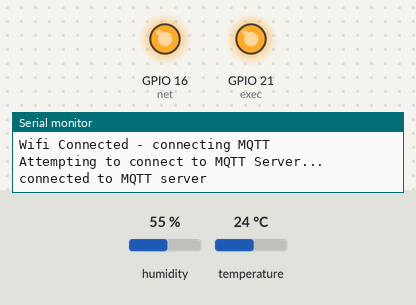
A sketch run on a simulated ESP32. Parts: output pins drawn as LEDs (lit = HIGH), the last lines printed to the serial monitor. The inputs (shaded band) are chosen by the test bench; at power-on: humidity 55 %, temperature 24 °C. WiFi joins after 1.5 s; servers stay silent unless stated; no MQTT or app messages arrive unless stated; pins used as bus, display or sensor lines are not drawn. At 17.2 s the program restarts the board; the recording ends there.

Above: at 2.3 s.
At 7.3 s:
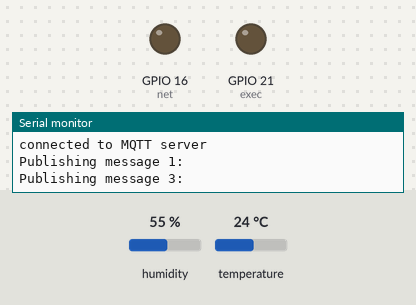
Timing chart, 0 to 8.8 s (numbered marks = the images above):
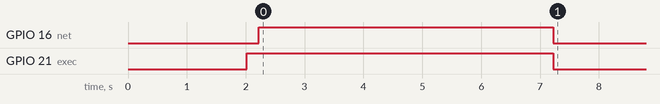

The sketch:

plant_monitor.ino
```cpp
#include <DHT.h>
#include <DHT_U.h>
#include <time.h>
#include <WiFi.h>
#include <PubSubClient.h>

// ======YOU NEED TO CHANGE THIS SECTION TO MATCH YOUR NETWORK!!======================
// The SSID (name) of the Wi-Fi network you want to connect to
const char* ssid     = "International_House_of_Corgi_24";
// The password of the Wi-Fi network
const char* password = "ElwoodIsBigAndFat";
// The target mqtt server - in theory this is your Raspberry Pi IP address, but can be whatever you are using
const char* mqtt_server = "192.168.1.210";
// The client ID of this collector - unique to this collector but just an ID for MQTT to use
String clientId = "GP1";
// ======================================================================================

//our sensor is DHT11 type
//creates an instance of DHT sensor
#define DHTPIN 17
#define DHTTYPE DHT11
DHT dht(DHTPIN, DHTTYPE);

//Define the pins for the LED indicators and the light sensor
const int power = 22;
const int exec = 21;
const int net = 16;
const int light = 36;
const int probe = 34;
// define the wait time beteen readings (miliseconds) - the max value for this is 2147483647 which is roughly 25 days
// realistically a reading every 4 hours (14400000) for an outdoor garden
// or 8 hours (28800000) for a potted plant is probably fine - by default the interval is 10 seconds. This is far too short
// and once you are satisfied with the readings you should for sure change it.
const int timer_value = 10000;

// everything text-related in C++ uses character arrays
// <sarcasm>because strings weren't challenging enough...</sarcasm>
char data0[50]; //Will hold the soil moisture data
char data1[50]; //will hold "control" data updates for the MQTT system
char data2[50]; //will hold the temp, humidity and light data
char str_temperature[10]; //holds the temperature value
char str_humidity[10];  //holds the humidity value
char s1[8];  //holds the converted value from the soil moisture probe to be published via MQTT
float sm_value[8];  // holds the raw voltage reading off the soil moisture probe
int placeholder_value; // exactly what it looks like :-) just a plasceholder to get replaced with other data later

// declare our Wifi and MQTT connections
WiFiClient espClient;
PubSubClient client(espClient);

//
// Reconnects to the MQTT message-bus if the connection died, or we're
// not otherwise connected.
//
void reconnectMQ() {

  digitalWrite(net, LOW);  // turn the Blue NET LED Off if connection not established

  if (WiFi.status() != WL_CONNECTED) {
    Serial.println("Wifi not connected - configuring");
    setup_wifi();
  } else {
    Serial.println("Wifi Connected - connecting MQTT");
  }

  // Attempt to connect
  Serial.println("Attempting to connect to MQTT Server...");
  while (!client.connected()) {
    if (client.connect(clientId.c_str())) {
      Serial.println("connected to MQTT server");
    } else {
      Serial.print("failed, rc=");
      Serial.print(client.state());
      Serial.println(" try again in 5 seconds");
      // Wait 5 seconds before retrying
      delay(5000);
    }
  }

  // Once connected, publish an announcement...
  String payload = "{\"Unit\":\"G1\", \"MQTT\":\"Reconnected\"}";
  payload.toCharArray(data1, (payload.length() + 1));
  client.publish("control", data1); //the "control" topic is just for notifications - change to fit your needs

  digitalWrite(net, HIGH);  // turn the Blue NET LED on when reconnected
  delay(5000);  //sleep for 5 seconds to allow the connection to stabilize - not explicitly required but a good idea
}

//connect to the wifi network and obtain an IP address
void setup_wifi() {
  delay(10);
  Serial.print("Connecting to ");
  Serial.print(ssid); Serial.println(" ...");

  WiFi.begin(ssid, password);             // Connect to the wifi network

  while (WiFi.status() != WL_CONNECTED) // Wait for the Wi-Fi to connect and print a status while waiting
    delay(1000);
    Serial.print('.');

  Serial.println('\n');
  Serial.println("Connected!");
  Serial.print("IP address:\t");
  Serial.println(WiFi.localIP());         // Print the IP address of the ESP32 to the serial port

}

void setup() {
  Serial.begin(9600); // open serial port, set the baud rate as 9600 bps

  // These Options control the precision of the analog reading, and the voltage reduction capability of the ESP32
  // Attenuation number 3 is 11DB and is the widely recommended setting
  analogSetWidth(10);
  analogSetAttenuation((adc_attenuation_t)3);

  // Define the MQTT Server connection settings and then launch the MQTT Connection
  client.setServer(mqtt_server, 1883);

  // Set output and input pins to correct modes and start the dht sensor pin
  pinMode (power, OUTPUT);
  pinMode (exec, OUTPUT);
  pinMode (net, OUTPUT);
  dht.begin();

  //Turn on Green "Power" light
  digitalWrite (power, HIGH);
  Serial.println("Starting up");

  //Connect to the wireless network
  setup_wifi();
}

//the main loop is where all of the work gets done in a c/c++ program
void loop() {
  //Turn on RED EXEC light - this means a sample is being taken
  digitalWrite (exec, HIGH);

  //DHT11 read and collect variables - float is a numeric type with better precision than int
  float humidity = dht.readHumidity();
  // Read temperature as Celsius (the default - can be change to Farenheit if desired)
  float temperature = dht.readTemperature();
  // Check if any reads failed and if so alert to the console,
  // and set values to 0 so the process can continue - DHT11 sensors are notoriously flaky
  if (isnan(humidity) || isnan(temperature)) {
      Serial.println("Failed to read from DHT sensor!");
      temperature = 0;
      humidity = 0;
      dtostrf(humidity, 4, 2, str_humidity);
      dtostrf(temperature, 4, 2, str_temperature);
  //actually got a clean reading so go down the happy path and format the reading for the MQTT message
  } else {
      // dtostrf is a C++ function that formats strings with complex values
      dtostrf(temperature, 4, 2, str_temperature);
      dtostrf(humidity, 4, 2, str_humidity);
      // print the result sto Terminal for a sanity check - you can use this type of format for long strings
      // instead of single lines, although this might be a little less readable
      Serial.print("Humidity: "); Serial.print(humidity); Serial.print(" %\t");
      Serial.print("Temperature: "); Serial.print(temperature);
      Serial.println(" *C ");
  }

  //Read value, convert to a string value, and print to serial for S1
  float soil_moisture = analogRead(probe);
  dtostrf(soil_moisture, 4, 2, s1);
  Serial.print("Soil moisture level (raw): ["); Serial.print(s1); Serial.println("]");

  // read the light sensor input and get the analog voltage level (1023 is full light, and anything less is, well, less)
  int L1 = analogRead(light);
  Serial.print("Light level: "); Serial.print(L1); Serial.println();

  //defore I go ahead and publish messages to the MQTT server, always a good idea to check the connection and reconnect if needed
  if (!client.connected()) {
    reconnectMQ();
  }

  // publish the sensor value. the sprintf is also a string formatting tool in C++ - in this case allowing you to insert
  // a variable into a string. The string looks complex because it has to be JSON at the other end for NodeRed
  // there are other (perhaps more elegant) ways to skin this cat as it were, but this one worls solidly
  placeholder_value=sprintf(data0, "{\"Message\":\"Sensor1\", \"Sensors\": {\"S1\":\"%s\"}}", s1);
  Serial.println("Publishing message 1:");
  while (!client.publish("garden1", data0)) {
    Serial.print(".");
  }
// second message to MQTT with the temp/humidity/light values - MQTT payloads are fixed length, so breaking them up like this
// might not be optional if you collect a lot of data from the sensor pack
  placeholder_value=sprintf(data2, "{\"Message\":\"Temp_Hum_Light\", \"Sensors\": {\"Humidity\":\"%s\", \"Temperature\":\"%s\", \"Light\":\"%d\"}}", str_humidity, str_temperature, L1);
  Serial.println("Publishing message 3:");
  while (!client.publish("garden1", data2)){
    Serial.print(".");
  }

  //Turn off RED EXEC light - this means a sample is done
  digitalWrite (exec, LOW);
  digitalWrite (net, LOW);

  // sleep for the "timer_value"
  delay(timer_value);

  // reboot - I do not like that this has to happen, but there are serious conflicts in the MQTT library and the DHT11
  // library and if you try and just loop back after the delay it will hang forever. This is a terrible "fix"
  // but I traded elegance for functionality. Also, you might want to use something like esp.deepSleep here
  // to save power so really, it will probably "reboot" every time anyway.
  ESP.restart();
}
```

Measured:
- by itself, GPIO 16 (net): LOW → HIGH at 2.2 s, → LOW 5.0 s later
- by itself, GPIO 21 (exec): LOW → HIGH at 2.0 s, → LOW 5.2 s later
